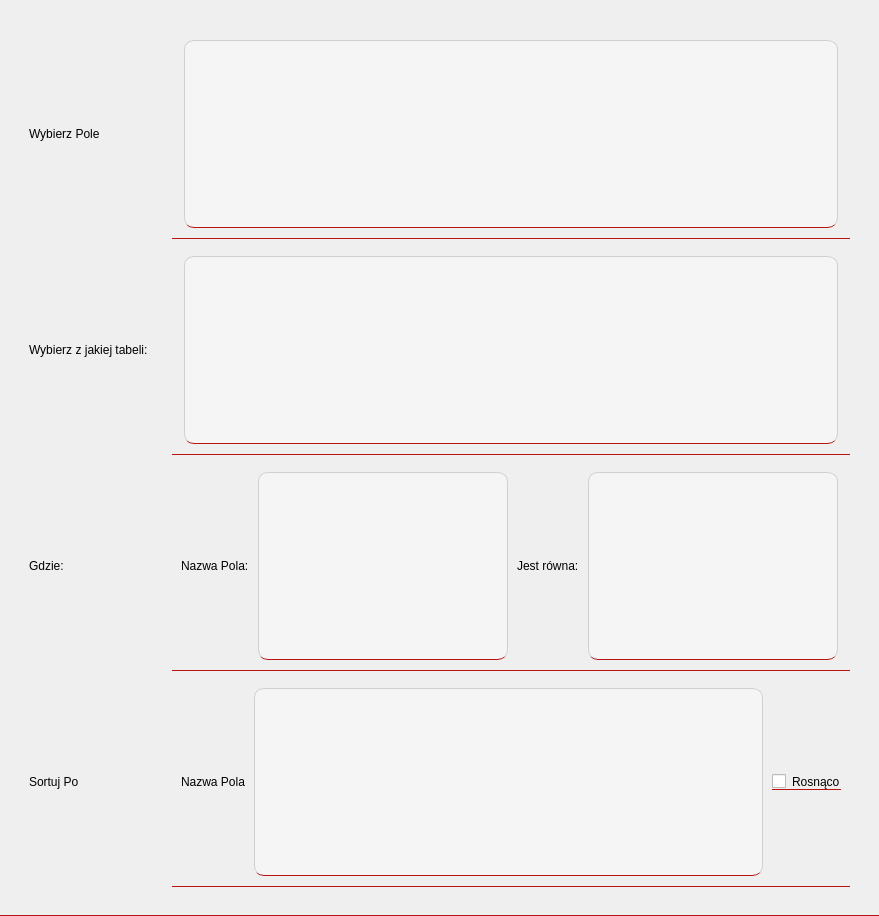
            <widget class="QWidget" name="selectPage">
             <property name="styleSheet">
              <string notr="true">QTextEdit{
   border-bottom: 0px;
   background-color: #F5F5F5; 
    color: #333333; 
    border: 1px solid #D0D0D0; 
    border-radius: 10px;
    padding: 5px 10px; 
    margin: 2px 3;
	height: 10px;
}
QLabel{
height:10px;
}
QWidget{
	border-bottom: 1px solid #b81414;
}
QWidget#widget_23{
	border-bottom: 0px;
}QWidget#widget_24{
	border-bottom: 0px;
}QWidget#widget_25{
	border-bottom: 0px;
}</string>
             </property>
             <layout class="QHBoxLayout" name="horizontalLayout_8">
              <item>
               <widget class="QWidget" name="widget_23" native="true">
                <layout class="QHBoxLayout" name="horizontalLayout_21">
                 <item>
                  <widget class="QWidget" name="widget_24" native="true">
                   <layout class="QVBoxLayout" name="verticalLayout_6">
                    <item>
                     <widget class="QLabel" name="label_26">
                      <property name="text">
                       <string>Wybierz Pole</string>
                      </property>
                     </widget>
                    </item>
                    <item>
                     <widget class="QLabel" name="label_28">
                      <property name="text">
                       <string>Wybierz z jakiej tabeli:</string>
                      </property>
                     </widget>
                    </item>
                    <item>
                     <widget class="QLabel" name="label_27">
                      <property name="text">
                       <string>Gdzie:</string>
                      </property>
                     </widget>
                    </item>
                    <item>
                     <widget class="QLabel" name="label_29">
                      <property name="text">
                       <string>Sortuj Po</string>
                      </property>
                     </widget>
                    </item>
                   </layout>
                  </widget>
                 </item>
                 <item>
                  <widget class="QWidget" name="widget_25" native="true">
                   <layout class="QVBoxLayout" name="verticalLayout_7">
                    <item>
                     <widget class="QWidget" name="widget_26" native="true">
                      <layout class="QVBoxLayout" name="verticalLayout_20">
                       <item>
                        <widget class="QTextEdit" name="textEdit_20"/>
                       </item>
                      </layout>
                     </widget>
                    </item>
                    <item>
                     <widget class="QWidget" name="widget_28" native="true">
                      <layout class="QVBoxLayout" name="verticalLayout_21">
                       <item>
                        <widget class="QTextEdit" name="textEdit_21"/>
                       </item>
                      </layout>
                     </widget>
                    </item>
                    <item>
                     <widget class="QWidget" name="widget_29" native="true">
                      <layout class="QHBoxLayout" name="horizontalLayout_23">
                       <item>
                        <widget class="QLabel" name="label_30">
                         <property name="text">
                          <string>Nazwa Pola:</string>
                         </property>
                        </widget>
                       </item>
                       <item>
                        <widget class="QTextEdit" name="textEdit_22"/>
                       </item>
                       <item>
                        <widget class="QLabel" name="label_31">
                         <property name="text">
                          <string>Jest równa:</string>
                         </property>
                        </widget>
                       </item>
                       <item>
                        <widget class="QTextEdit" name="textEdit_23"/>
                       </item>
                      </layout>
                     </widget>
                    </item>
                    <item>
                     <widget class="QWidget" name="widget_27" native="true">
                      <layout class="QHBoxLayout" name="horizontalLayout_22">
                       <item>
                        <widget class="QLabel" name="label_32">
                         <property name="text">
                          <string>Nazwa Pola</string>
                         </property>
                        </widget>
                       </item>
                       <item>
                        <widget class="QTextEdit" name="textEdit_19"/>
                       </item>
                       <item>
                        <widget class="QCheckBox" name="checkBox">
                         <property name="text">
                          <string>Rosnąco</string>
                         </property>
                        </widget>
                       </item>
                      </layout>
                     </widget>
                    </item>
                   </layout>
                  </widget>
                 </item>
                </layout>
               </widget>
              </item>
             </layout>
            </widget>
